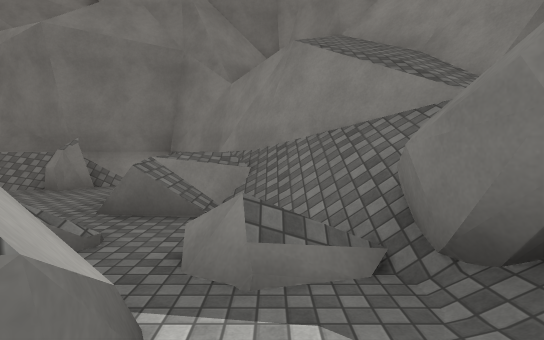
[1] (above)

24 first-person views from a walk through a 3-D level made in the Unity game engine. The camera is 1.5 m above the floor, tilts 4° down and sees 80° across. The floor is counted in squares, 2 m on a side. Each view is taken from the middle of a square. On the plan, view 1 faces up. The plan holds only what a view shows up to about 11 squares ahead; the rest is blank. The place goes on beyond the plan. Surface patterns are stand-ins for the level's own textures.

[2]
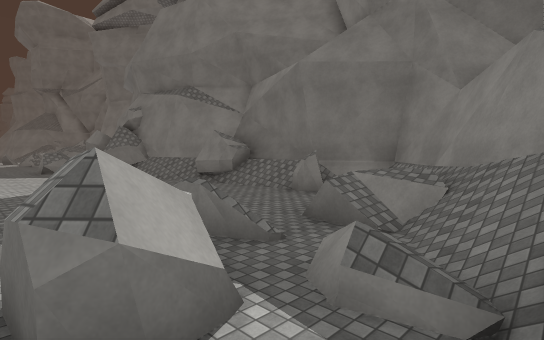

[3]
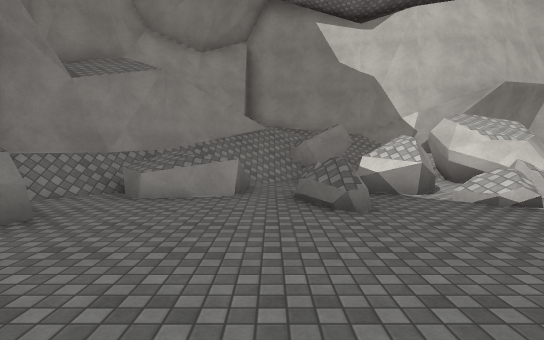

[4]
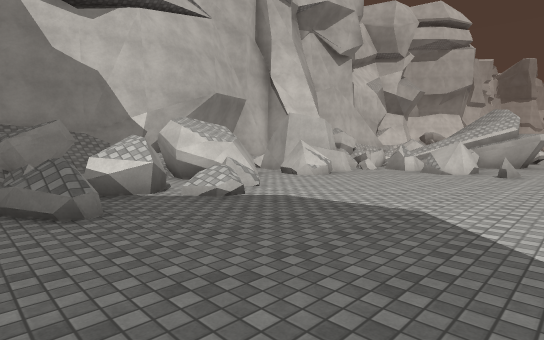

[5]
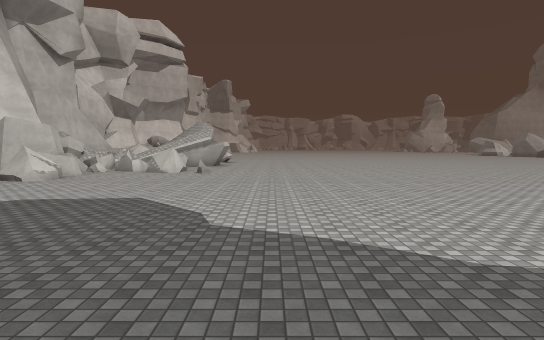

[6]
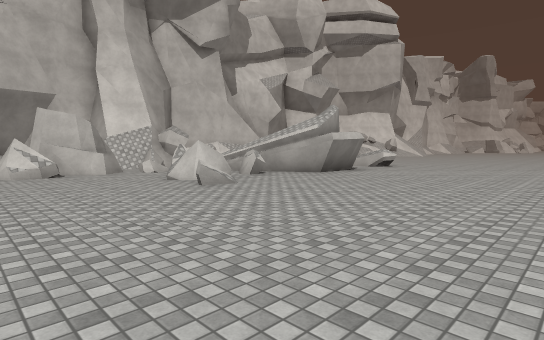

[7]
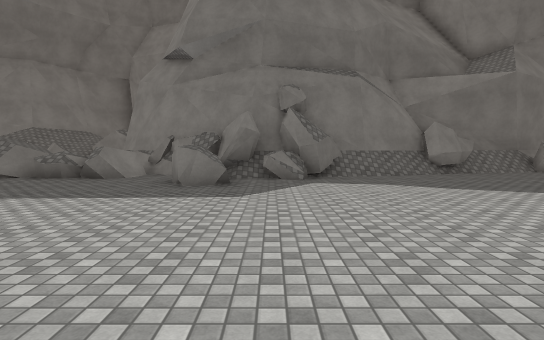

[8]
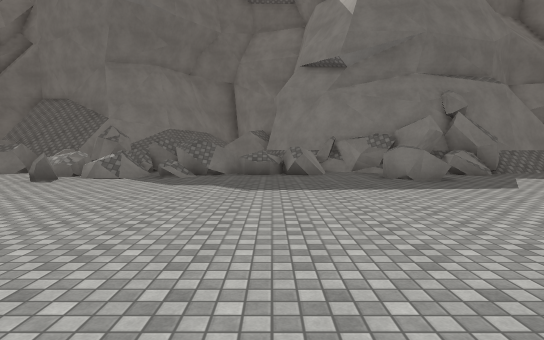

[9]
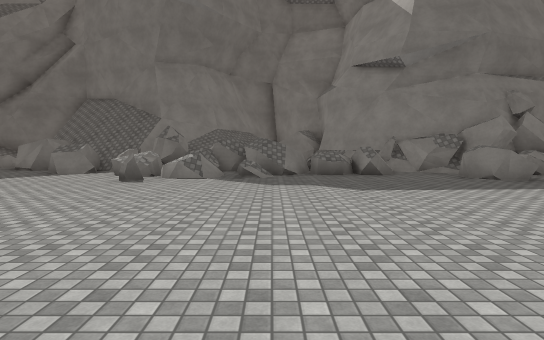

[10]
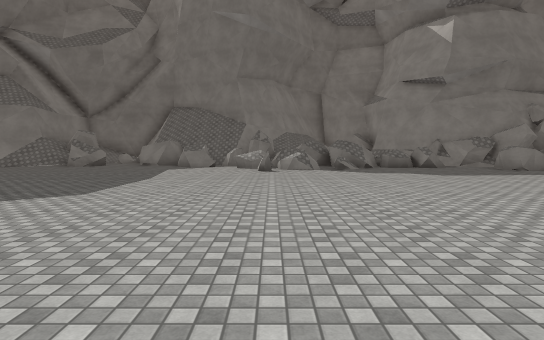

[11]
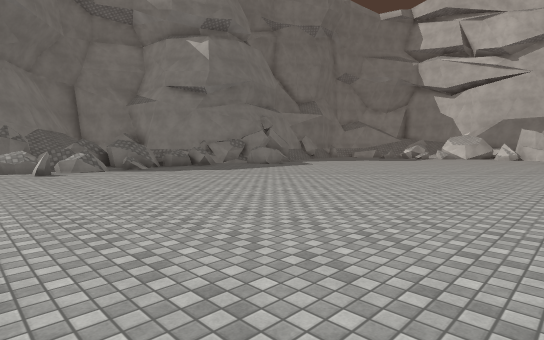

[12]
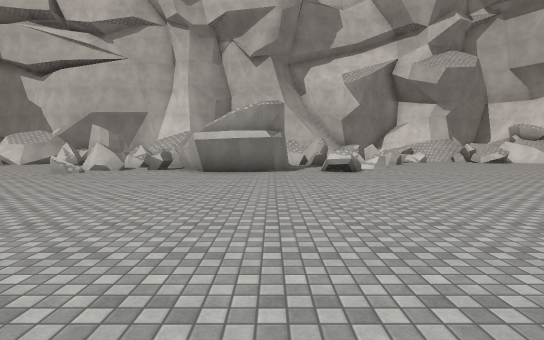

[13]
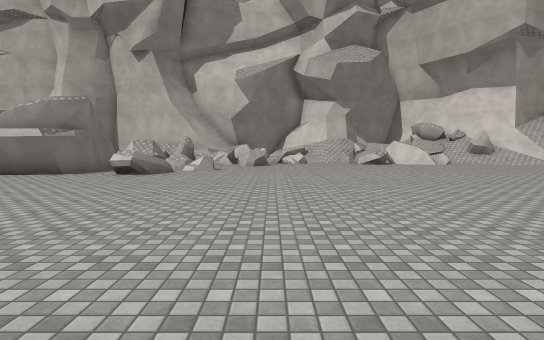

[14]
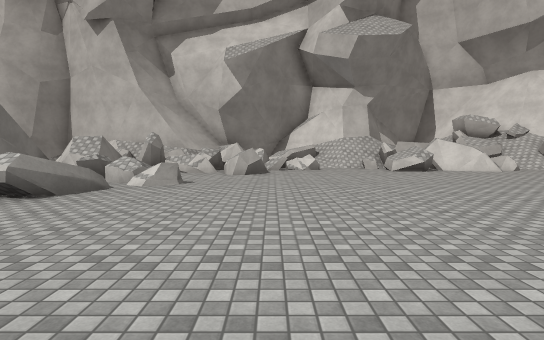

[15]
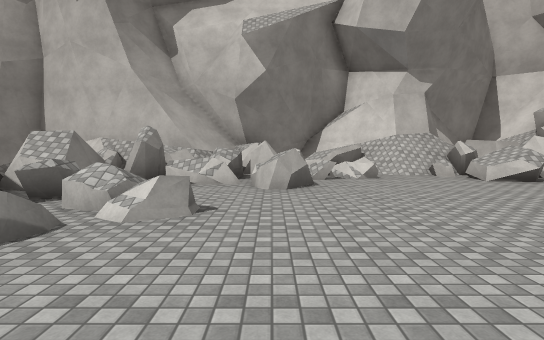

[16]
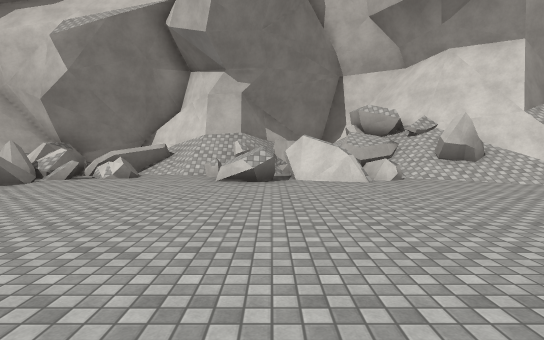

[17]
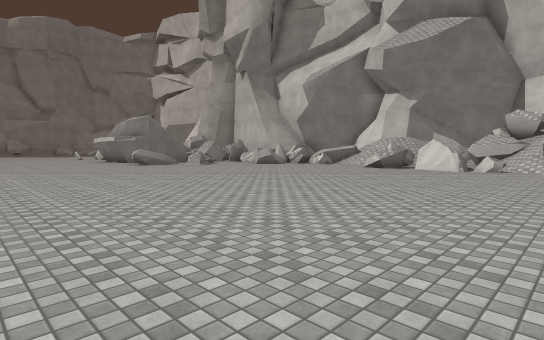

[18]
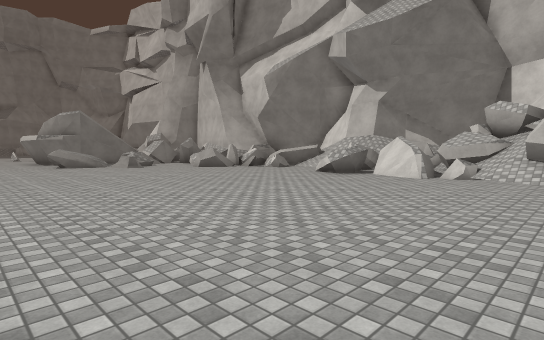

[19]
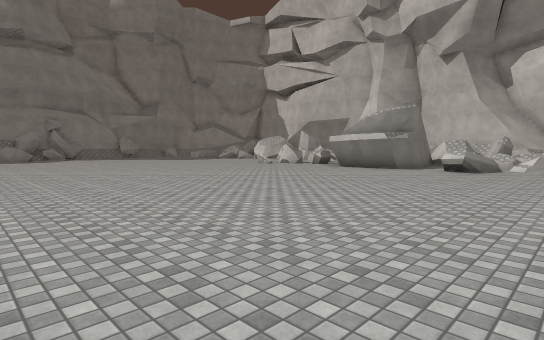

[20]
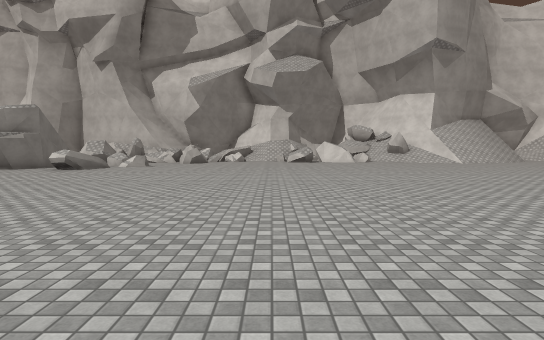

[21]
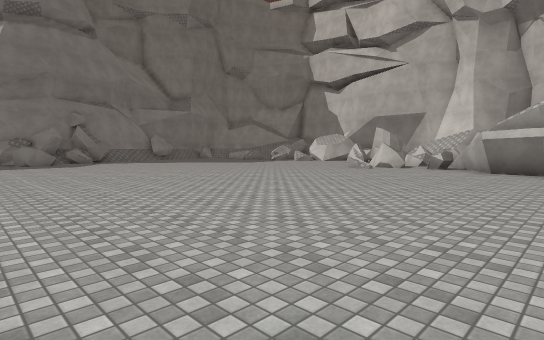

[22]
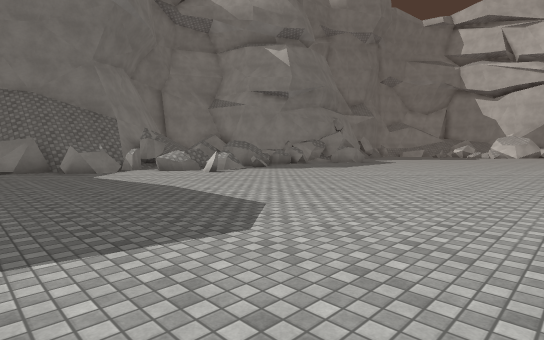

[23]
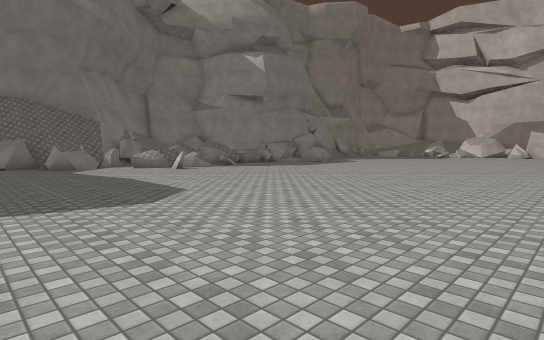

[24]
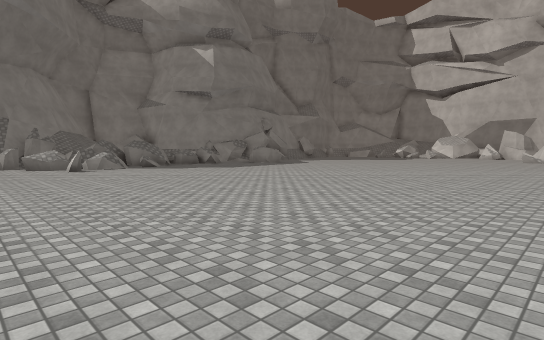

### Floor plan
Key: @ floor where view 1 was taken; # wall or solid block; x gap in a wall; . floor; / step, stairs or slope; = window, fence, low wall or low ledge; ^ raised ledge.
Columns run from 28 left of view 1 to 4 right of it. Each row starts with its distance up from view 1.
  8                            ^#^
  7                      #######/#^
  6 #####      ###     ^###/#./#//#^
  5  ..######## #######///....=##//^
  4  ..=.^^=##^^#..###........==/#/#^
  3 ......x==.....^^............/// #
  2 .........................==.=#//#
  1 ..........................^#.#/#^
  0 .........................=##@//#
 -1 ..........................#####^
 -2 ...........................####
 -3 ............................#
 -4 ...........................#=  #
 -5 ...........................##  ##
 -6 ...........................##
 -7 .......................=#..##
 -8 ........................^^^=
 -9    .......  ............^=
-10             ...........###
-11             ..........##
-12             ..........##
-13             ...........######
-14             ...............##=
-15             ...........==== ##
-16             ............##= ^#
-17             .............=..=##
-18             ...............=#####
-19               ..............#===
-20               ...............===#
-21              .................//#
-22             ..................//^
-23              ...............^^=/#
-24               ..............^^#^#
-25                ............./##^
-26                 ............/^##
-27                  .........../=^##
-28                  .........../###
-29                  .........../##

Where each view was taken, in squares from view 1:
view 1: 0 up, 0 right, facing up
view 2: 0 up, 1 right, facing up-left
view 3: 3 up, 7 left, facing right
view 4: 3 up, 7 left, facing down-right
view 5: 5 up, 8 left, facing down
view 6: 3 down, 11 left, facing down-right
view 7: 4 down, 12 left, facing up
view 8: 5 down, 17 left, facing up
view 9: 5 down, 19 left, facing up
view 10: 8 down, 22 left, facing up
view 11: 8 down, 24 left, facing up-right
view 12: 13 down, 15 left, facing right
view 13: 19 down, 14 left, facing right
view 14: 19 down, 10 left, facing right
view 15: 18 down, 7 left, facing right
view 16: 24 down, 7 left, facing right
view 17: 29 down, 11 left, facing up-right
view 18: 29 down, 8 left, facing up-right
view 19: 18 down, 16 left, facing up-right
view 20: 22 down, 16 left, facing right
view 21: 13 down, 16 left, facing up-right
view 22: 6 down, 28 left, facing up-right
view 23: 8 down, 28 left, facing up-right
view 24: 9 down, 25 left, facing up-right
